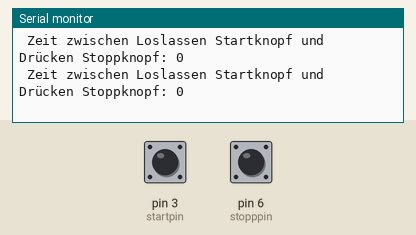
Bench run of a sketch on a simulated Arduino Uno, built with avr-gcc and run on an emulated ATmega328P. Shown: the last lines printed to the serial monitor. Inputs (shaded band) come from the test bench; at power-on: pin 3 (startpin) HIGH, pin 6 (stopppin) LOW.

Above: at 1.2 s.
1.3 s: pin 3 (startpin) pulled LOW for 0.15 s
At 1.48 s:
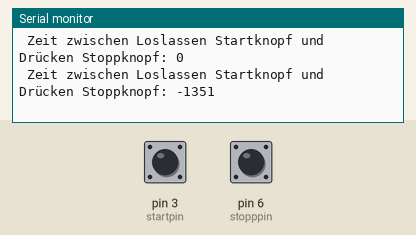
4.4 s: pin 3 (startpin) pulled LOW for 1 s
At 4.54 s:
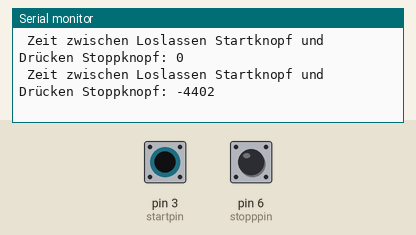
8.4 s: pin 3 (startpin) pulled LOW for 0.15 s
At 8.58 s:
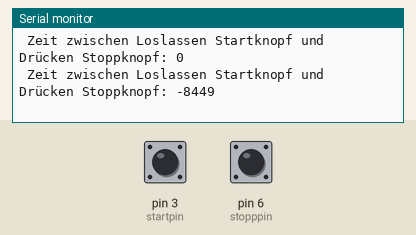
11.5 s: pin 3 (startpin) pulled LOW for 3.2 s
At 11.7 s:
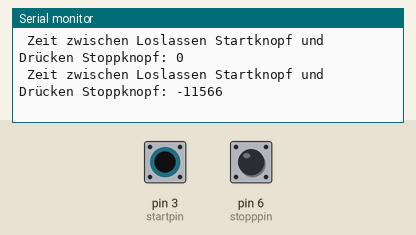
17.7 s: pin 3 (startpin) pulled LOW for 0.15 s
At 17.88 s:
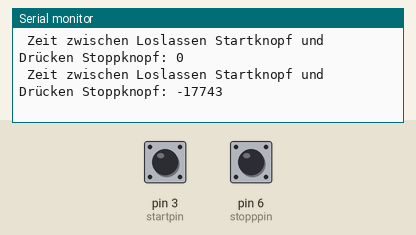
20.8 s: pin 3 (startpin) pulled LOW for 0.15 s
At 21.0 s:
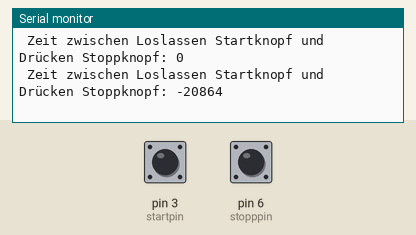
Timing chart, 0 to 23.8 s (numbered marks = the images above; inputs shaded):
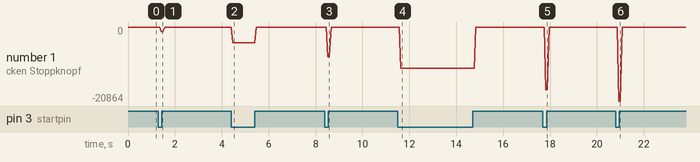

The sketch:

ReithPhilipp.ino
```cpp
/*
Der Arduino erkennt den Wechsel von Null auf Eins sofort, beim Wechsel von Eins auf Null ist eine circa fünfsekündige Verzögerung vorhanden.
Wenn ich den Knopf nichte, dann bekomme ich durchs Drücken eine Null und durchs Loslassen eine Eins.
Der Timer soll also durch eine Null (Knopf gedrückt) resettet werden, und die Eins (Knopf loslassen), die am Arduino sofort erkannt wird, dient zum Starten.
Gestoppt wird durch das Drücken des zweiten Knopfes.
Das ganze hat sich nun geändert, da ich mit Herr Kothe die Schaltung optimiert habe. Nun wird sowohl das Drücken, als auch das Loslassen sofort erkannt.
Um nun den Unterschied zwischen Knopf Drücken und Knopf Loslassen festzustellen, registriere ich einen ehemaligen Zustand (estar und estop), der am Ende
jeden loops den Knopfzustand übernimmt. So kann ich beim nächsten Durchlauf überprüfen, ob der Knop gedrückt (Wechsel von 0 auf 1) oder
losgelassen (Wechsel von 1 auf 0) wird.Damit ermögliche ich das Starten der Stoppuhr mit dem Loslassen des Startknopfes und das Stoppen mit dem
Drüccken des Stoppknopfes.

Als Quelle wurde nur https://playground.arduino.cc/Code/Stopwatch/ verwendet. Der Rest kam aus meinem Hirn.


*/
int startpin=3;
int stopppin=6;

void setup() {
  Serial.begin(9600);       //Serieller Monitor zur Ausgabe
  pinMode(startpin,INPUT);
  pinMode(stopppin,INPUT);
}

int start=0;//Knopfzustand
int stopp=0;
int estop=0;//letzter Knopfzustand
int estar=1;

int startsekunde=0;//Variablen für die Zeitnahme
int stoppsekunde=0;
int zeit=0;
int wdhs=0;

void loop() {

  start=digitalRead(startpin);
  stopp=digitalRead(stopppin);

  if (start==0 && estar==1){//speichern der Startzeit
    startsekunde = millis();
  }
  if (stopp==1 && estop==0){//speichern der Stoppzeit
    stoppsekunde = millis();
  }

  zeit=(stoppsekunde-startsekunde);//Setzen der Zeit

  if (stopp==1 && start==1 or start==1){//reset
    zeit=0;
    }

  estop=stopp;
  estar=start;

  //Ausgabe:

/*  Serial.print(start);
  Serial.print("  ");
  Serial.print(stopp);
  Serial.print("  ");
  Serial.print(startsekunde);
  Serial.print("  ");
  Serial.println(stoppsekunde);
*/  Serial.print(" Zeit zwischen Loslassen Startknopf und  Drücken Stoppknopf: ");
  Serial.print(zeit);
  Serial.println("");

}
```

Measured:
- after the input at 1.3 s, the serial monitor: prints a new line after 0.12 s (image 1)
- after the input at 4.4 s, the serial monitor: prints a new line after 0.07 s (image 2)
- after the input at 8.4 s, the serial monitor: prints a new line after 0.12 s (image 3)
- after the input at 11.5 s, the serial monitor: prints a new line after 0.13 s (image 4)
- after the input at 17.7 s, the serial monitor: prints a new line after 0.11 s (image 5)
- after the input at 20.8 s, the serial monitor: prints a new line after 0.13 s (image 6)
